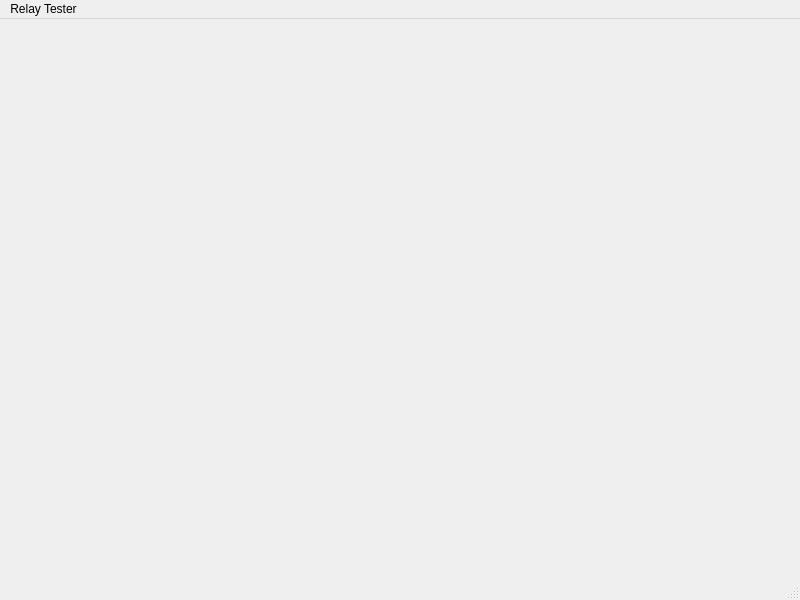
<?xml version="1.0" encoding="UTF-8"?>
<ui version="4.0">
 <class>MainWindow</class>
 <widget class="QMainWindow" name="MainWindow">
  <property name="geometry">
   <rect>
    <x>0</x>
    <y>0</y>
    <width>800</width>
    <height>600</height>
   </rect>
  </property>
  <property name="windowTitle">
   <string>MainWindow</string>
  </property>
  <widget class="QWidget" name="centralwidget"/>
  <widget class="QMenuBar" name="menubar">
   <property name="geometry">
    <rect>
     <x>0</x>
     <y>0</y>
     <width>800</width>
     <height>21</height>
    </rect>
   </property>
   <widget class="QMenu" name="menuRelay_Tester">
    <property name="title">
     <string>Relay Tester</string>
    </property>
   </widget>
   <addaction name="menuRelay_Tester"/>
  </widget>
  <widget class="QStatusBar" name="statusbar"/>
 </widget>
 <resources/>
 <connections/>
</ui>
